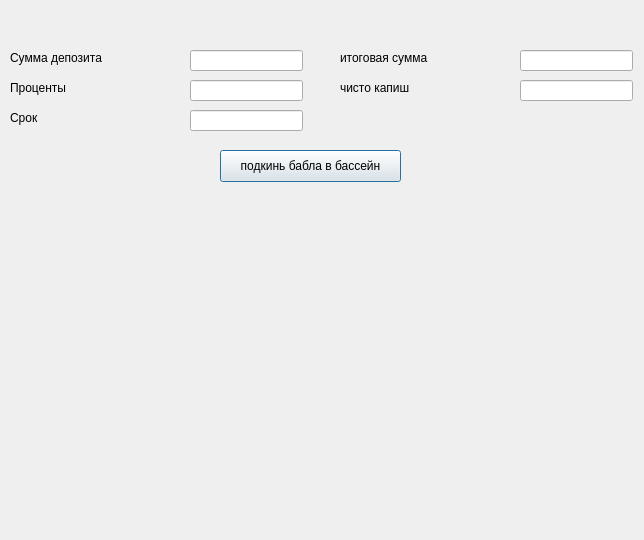
<?xml version="1.0" encoding="UTF-8"?>
<ui version="4.0">
 <class>deposit</class>
 <widget class="QDialog" name="deposit">
  <property name="geometry">
   <rect>
    <x>0</x>
    <y>0</y>
    <width>644</width>
    <height>540</height>
   </rect>
  </property>
  <property name="windowTitle">
   <string>Dialog</string>
  </property>
  <widget class="QLabel" name="label">
   <property name="geometry">
    <rect>
     <x>10</x>
     <y>50</y>
     <width>111</width>
     <height>16</height>
    </rect>
   </property>
   <property name="text">
    <string>Сумма депозита</string>
   </property>
  </widget>
  <widget class="QLabel" name="label_2">
   <property name="geometry">
    <rect>
     <x>10</x>
     <y>80</y>
     <width>111</width>
     <height>16</height>
    </rect>
   </property>
   <property name="text">
    <string>Проценты</string>
   </property>
  </widget>
  <widget class="QLabel" name="label_3">
   <property name="geometry">
    <rect>
     <x>10</x>
     <y>110</y>
     <width>111</width>
     <height>16</height>
    </rect>
   </property>
   <property name="text">
    <string>Срок</string>
   </property>
  </widget>
  <widget class="QLineEdit" name="dep">
   <property name="geometry">
    <rect>
     <x>190</x>
     <y>50</y>
     <width>113</width>
     <height>21</height>
    </rect>
   </property>
  </widget>
  <widget class="QLineEdit" name="procent">
   <property name="geometry">
    <rect>
     <x>190</x>
     <y>80</y>
     <width>113</width>
     <height>21</height>
    </rect>
   </property>
  </widget>
  <widget class="QLineEdit" name="time">
   <property name="geometry">
    <rect>
     <x>190</x>
     <y>110</y>
     <width>113</width>
     <height>21</height>
    </rect>
   </property>
  </widget>
  <widget class="QLabel" name="label_4">
   <property name="geometry">
    <rect>
     <x>340</x>
     <y>50</y>
     <width>111</width>
     <height>16</height>
    </rect>
   </property>
   <property name="text">
    <string>итоговая сумма</string>
   </property>
  </widget>
  <widget class="QLineEdit" name="res_sum">
   <property name="geometry">
    <rect>
     <x>520</x>
     <y>50</y>
     <width>113</width>
     <height>21</height>
    </rect>
   </property>
  </widget>
  <widget class="QPushButton" name="pushButton">
   <property name="geometry">
    <rect>
     <x>220</x>
     <y>150</y>
     <width>181</width>
     <height>32</height>
    </rect>
   </property>
   <property name="text">
    <string>подкинь бабла в бассейн</string>
   </property>
  </widget>
  <widget class="QLabel" name="label_5">
   <property name="geometry">
    <rect>
     <x>340</x>
     <y>80</y>
     <width>111</width>
     <height>16</height>
    </rect>
   </property>
   <property name="text">
    <string>чисто капиш</string>
   </property>
  </widget>
  <widget class="QLineEdit" name="res_procent">
   <property name="geometry">
    <rect>
     <x>520</x>
     <y>80</y>
     <width>113</width>
     <height>21</height>
    </rect>
   </property>
  </widget>
  <widget class="QLabel" name="pic">
   <property name="geometry">
    <rect>
     <x>30</x>
     <y>180</y>
     <width>591</width>
     <height>371</height>
    </rect>
   </property>
   <property name="text">
    <string/>
   </property>
   <property name="pixmap">
    <pixmap>pic/3.png</pixmap>
   </property>
  </widget>
 </widget>
 <resources/>
 <connections/>
</ui>
